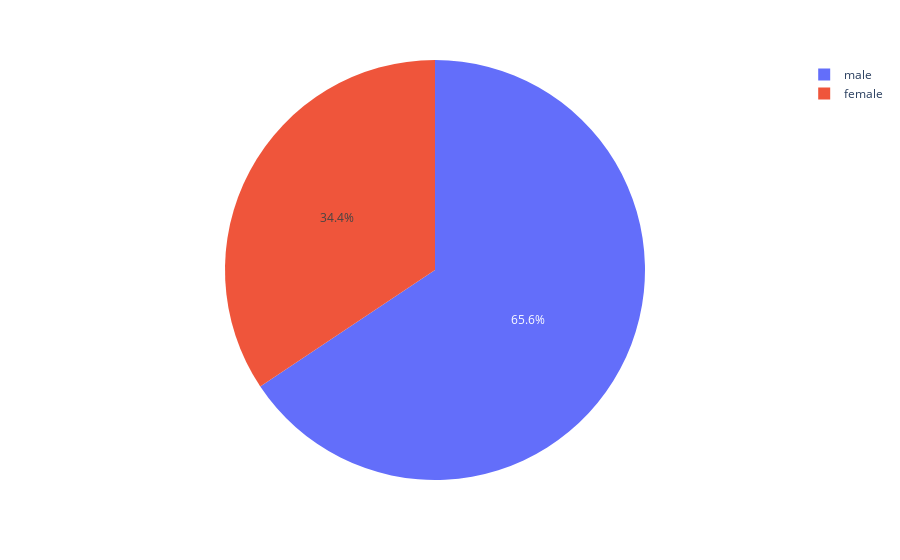

Notebook cell for this chart:
### Markdown cell above
## 7. Pie Chart

### Code cell
fig7 = px.pie(df, values='age', names='sex')
fig7.show()

### Figure 1 — Plotly figure (JSON) as saved in the notebook; plotly's stock layout.template omitted (floating-point values rounded to 4 significant figures; data arrays with more than 128 entries replaced by an {"elided": "..."} marker saying what was removed)
{"data": [{"domain": {"x": [0, 1], "y": [0, 1]}, "hovertemplate": "sex=%{label}<br>age=%{value}<extra></extra>", "labels": {"elided": "891 str values"}, "legendgroup": "", "name": "", "showlegend": true, "type": "pie", "values": {"elided": "891 float values"}}], "layout": {"legend": {"tracegroupgap": 0}, "margin": {"t": 60}}}
